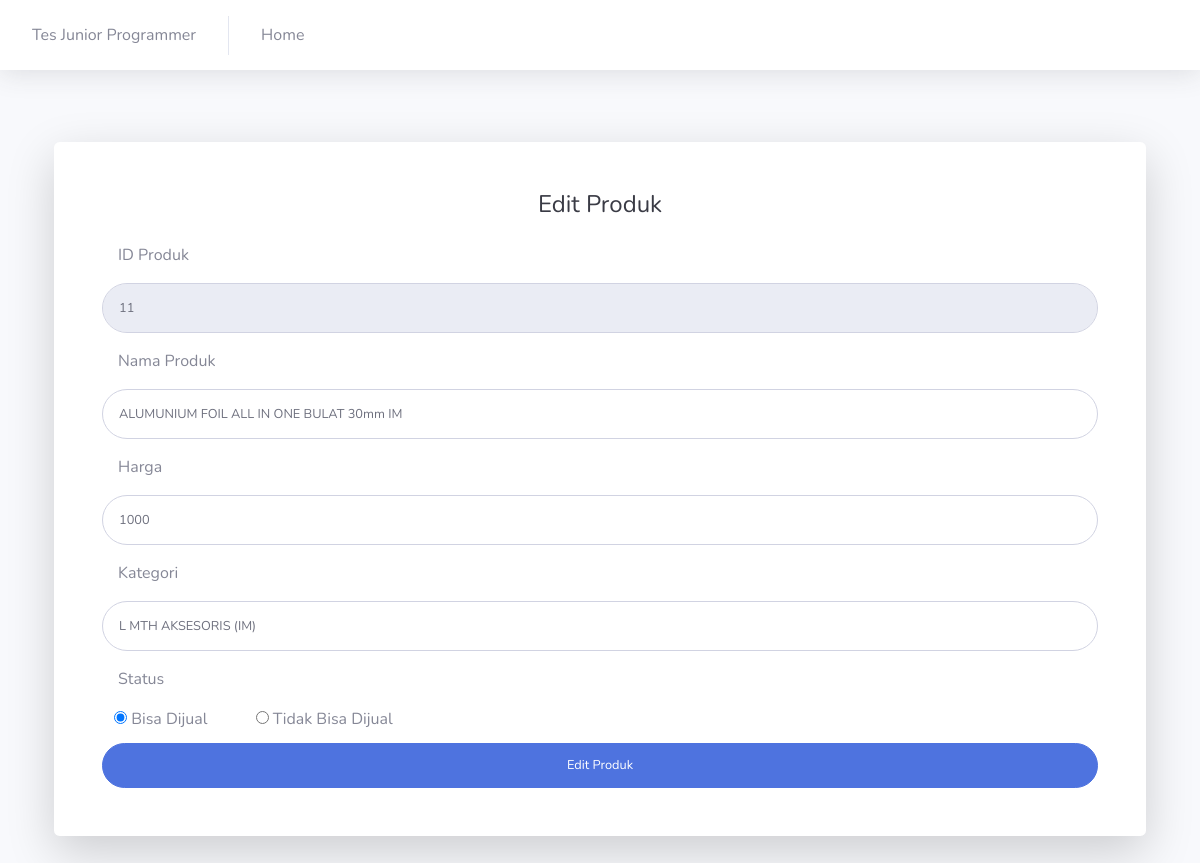
Screenshot of /home/edit/11 with the database file from the repository.
### tables this page shows
CREATE TABLE `tb_produk` (
  `id_produk` varchar(50) NOT NULL,
  `nama_produk` varchar(50) NOT NULL,
  `harga` varchar(50) NOT NULL,
  `kategori` varchar(50) NOT NULL,
  `status` varchar(50) NOT NULL
);

### application/controllers/Home.php (called while the page is built, shortened)
<?php
class Home extends CI_Controller
{
    public function __construct()
    {
        $this->load->library('form_validation');
        $this->load->model('Data_model');
    }
    public function edit($id_produk)
    {
        $data['judul'] = 'Edit Produk';
        $data['produk'] = $this->Data_model->tampildatabyid($id_produk);
        $this->form_validation->set_rules(
            'id_produk',
            'ID_Produk',
            'required|trim',
            [
                'required' => 'ID Produk harus di isi!'
            ]
        );
        $this->form_validation->set_rules(
            'nama_produk',
            'Nama_Produk',
            'required|trim',
            [
                'required' => 'Nama Produk harus di isi!'
            ]
        );
        $this->form_validation->set_rules(
            'harga',
            'Harga',
            'required|trim',
            [
                'required' => 'Harga harus di isi!'
            ]
        );
        $this->form_validation->set_rules(
            'kategori',
            'Kategori',
            'required|trim',
            [
                'required' => 'Kategori harus di isi!'
            ]
        );
        $this->form_validation->set_rules(
            'status',
            'Status',
            'required|trim',
            [
                'required' => 'Status harus di isi!'
            ]
        );
        if ($this->form_validation->run() == false) {
            $this->load->view('templates/header', $data);
            $this->load->view("templates/topbar", $data);
            $this->load->view('home/edit_produk', $data);
            $this->load->view('templates/footer');
        } else {
            $this->Data_model->editproduk();
            redirect('home');
        }
    }
}

### index.php (called while the page is built, shortened)
<?php
require_once BASEPATH.'core/CodeIgniter.php';

### application/models/Data_model.php (called while the page is built, shortened)
<?php
class Data_model extends CI_Model
{
    public function tampildatabyid($id_produk)
    {
        return $this->db->get_where('tb_produk', ['id_produk' => $id_produk])->row_array();
    }
}

### application/views/home/edit_produk.php (the view, shortened to what this page needs)
<div class="container">
    <div class="card o-hidden border-0 shadow-lg my-5">
        <div class="card-body p-0">
            <div class="row">
                <div class="col-lg-12">
                    <div class="p-5">
                        <div class="text-center">
                            <h1 class="h4 text-gray-900 mb-4">Edit Produk</h1>
                        </div>
                        <form class="user" method="POST">
                            <div class="form-group">
                                <p class="pl-3">ID Produk</p>
                                <input type="text" class="form-control form-control-user" id="id_produk" name="id_produk" value="<?= $produk['id_produk']; ?>" readonly>
                            </div>
                            <div class="form-group">
                                <p class="pl-3">Nama Produk</p>
                                <input type="text" class="form-control form-control-user" id="nama_produk" name="nama_produk" value="<?= $produk['nama_produk']; ?>">
                            </div>
                            <div class="form-group">
                                <p class="pl-3">Harga</p>
                                <input type="number" class="form-control form-control-user" id="harga" name="harga" value="<?= $produk['harga']; ?>">
                            </div>
                            <div class="form-group">
                                <p class="pl-3">Kategori</p>
                                <input type="text" class="form-control form-control-user" id="kategori" name="kategori" value="<?= $produk['kategori']; ?>">
                            </div>
                            <div class="grid">
                                <p class="pl-3">Status</p>
                                <div class="row">
                                    <div class="pl-4">
                                        <input type="radio" id="bisa dijual" name="status" value="bisa dijual" <?php if ($produk['status'] == 'bisa dijual') { ?> checked=checked <?php } ?>>
                                        <label for="bisa dijual">Bisa Dijual</label>
                                    </div>
                                    <div class="pl-5">
                                        <input type="radio" id="tidak bisa dijual" name="status" value="tidak bisa dijual" <?php if ($produk['status'] == 'tidak bisa dijual') { ?> checked=checked <?php } ?>>
                                        <label for="tidak bisa dijual">Tidak Bisa Dijual</label>
                                    </div>
                                </div>
                            </div>
                            <button type="submit" class="btn btn-primary btn-user btn-block mt-1">
                                Edit Produk
                            </button>
                        </form>
                    </div>
                </div>
            </div>
        </div>
    </div>
</div>

### rows the page displays
tb_produk: id_produk "11", nama_produk "ALUMUNIUM FOIL ALL IN ONE BULAT 30mm IM", harga "1000", kategori "L MTH AKSESORIS (IM)", status "☑ Bisa Dijual", status "☐ Tidak Bisa Dijual"
